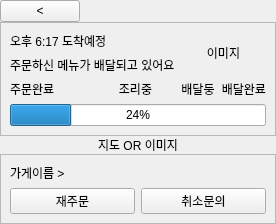
      <widget class="QWidget" name="page">
       <layout class="QGridLayout" name="gridLayout_69">
        <property name="leftMargin">
         <number>0</number>
        </property>
        <property name="topMargin">
         <number>0</number>
        </property>
        <property name="rightMargin">
         <number>0</number>
        </property>
        <property name="bottomMargin">
         <number>0</number>
        </property>
        <property name="spacing">
         <number>0</number>
        </property>
        <item row="0" column="0">
         <widget class="QPushButton" name="pushButton_order_ing">
          <property name="text">
           <string>&lt;</string>
          </property>
         </widget>
        </item>
        <item row="0" column="1">
         <spacer name="horizontalSpacer_2">
          <property name="orientation">
           <enum>Qt::Orientation::Horizontal</enum>
          </property>
          <property name="sizeHint" stdset="0">
           <size>
            <width>40</width>
            <height>20</height>
           </size>
          </property>
         </spacer>
        </item>
        <item row="1" column="0" colspan="2">
         <widget class="QFrame" name="frame_28">
          <property name="frameShape">
           <enum>QFrame::Shape::StyledPanel</enum>
          </property>
          <property name="frameShadow">
           <enum>QFrame::Shadow::Raised</enum>
          </property>
          <layout class="QGridLayout" name="gridLayout_70">
           <item row="2" column="2">
            <widget class="QLabel" name="label_152">
             <property name="text">
              <string>배달둥</string>
             </property>
             <property name="alignment">
              <set>Qt::AlignmentFlag::AlignCenter</set>
             </property>
            </widget>
           </item>
           <item row="2" column="3">
            <widget class="QLabel" name="label_153">
             <property name="text">
              <string>배달완료</string>
             </property>
             <property name="alignment">
              <set>Qt::AlignmentFlag::AlignRight|Qt::AlignmentFlag::AlignTrailing|Qt::AlignmentFlag::AlignVCenter</set>
             </property>
            </widget>
           </item>
           <item row="2" column="0">
            <widget class="QLabel" name="label_151">
             <property name="text">
              <string>주문완료</string>
             </property>
            </widget>
           </item>
           <item row="2" column="1">
            <widget class="QLabel" name="label_154">
             <property name="text">
              <string>조리중</string>
             </property>
             <property name="alignment">
              <set>Qt::AlignmentFlag::AlignCenter</set>
             </property>
            </widget>
           </item>
           <item row="3" column="0" colspan="4">
            <widget class="QProgressBar" name="progressBar">
             <property name="value">
              <number>24</number>
             </property>
            </widget>
           </item>
           <item row="1" column="0" colspan="2">
            <widget class="QLabel" name="label_147">
             <property name="text">
              <string>주문하신 메뉴가 배달되고 있어요</string>
             </property>
            </widget>
           </item>
           <item row="0" column="2" rowspan="2" colspan="2">
            <widget class="QLabel" name="label_148">
             <property name="text">
              <string>이미지</string>
             </property>
             <property name="alignment">
              <set>Qt::AlignmentFlag::AlignCenter</set>
             </property>
            </widget>
           </item>
           <item row="0" column="0" colspan="2">
            <widget class="QLabel" name="label_146">
             <property name="text">
              <string>오후 6:17 도착예정</string>
             </property>
            </widget>
           </item>
          </layout>
         </widget>
        </item>
        <item row="2" column="0" colspan="2">
         <widget class="QLabel" name="label_149">
          <property name="text">
           <string>지도 OR 이미지</string>
          </property>
          <property name="alignment">
           <set>Qt::AlignmentFlag::AlignCenter</set>
          </property>
         </widget>
        </item>
        <item row="3" column="0" colspan="2">
         <widget class="QFrame" name="frame_29">
          <property name="frameShape">
           <enum>QFrame::Shape::StyledPanel</enum>
          </property>
          <property name="frameShadow">
           <enum>QFrame::Shadow::Raised</enum>
          </property>
          <layout class="QGridLayout" name="gridLayout_68">
           <item row="0" column="0" colspan="2">
            <widget class="QLabel" name="label_150">
             <property name="text">
              <string>가게이름 &gt;</string>
             </property>
            </widget>
           </item>
           <item row="1" column="0">
            <widget class="QPushButton" name="pushButton_reorder">
             <property name="text">
              <string>재주문</string>
             </property>
            </widget>
           </item>
           <item row="1" column="1">
            <widget class="QPushButton" name="pushButton_cancel">
             <property name="text">
              <string>취소문의</string>
             </property>
            </widget>
           </item>
          </layout>
         </widget>
        </item>
       </layout>
      </widget>
